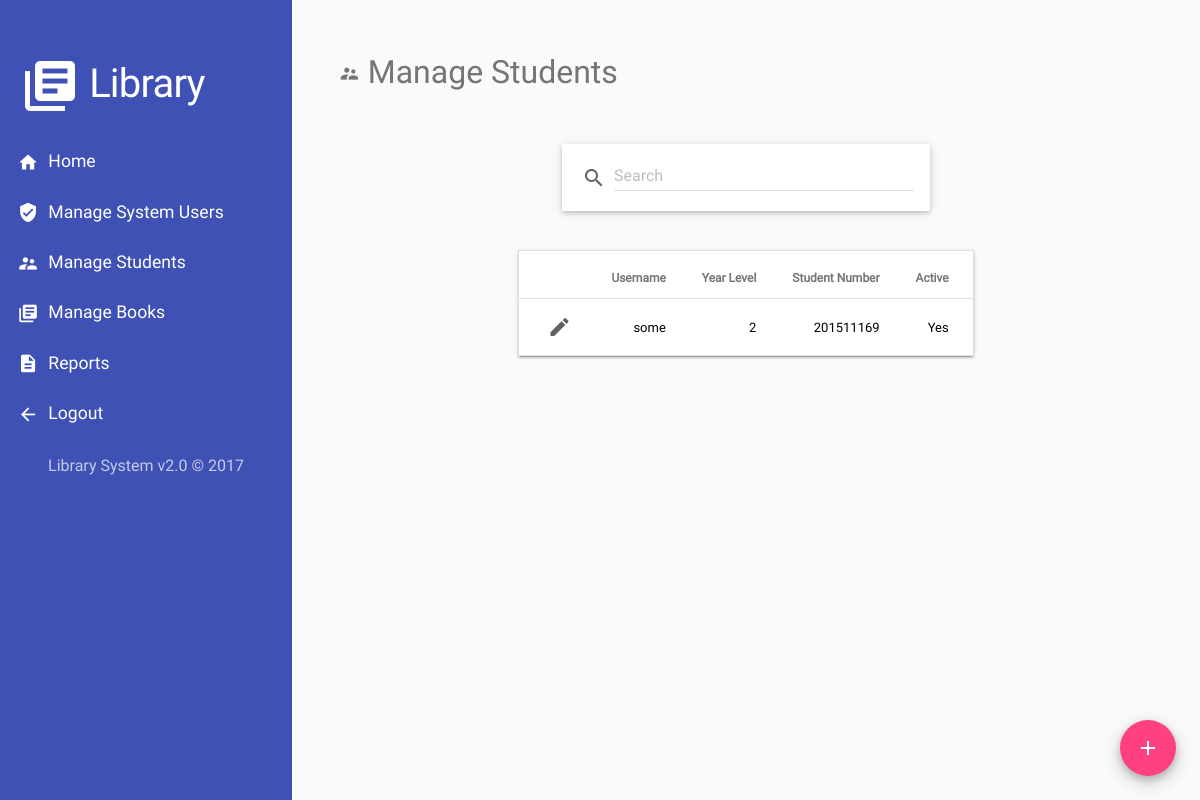
Page /admin-manage-users.php (signed in) on the earlier database version.
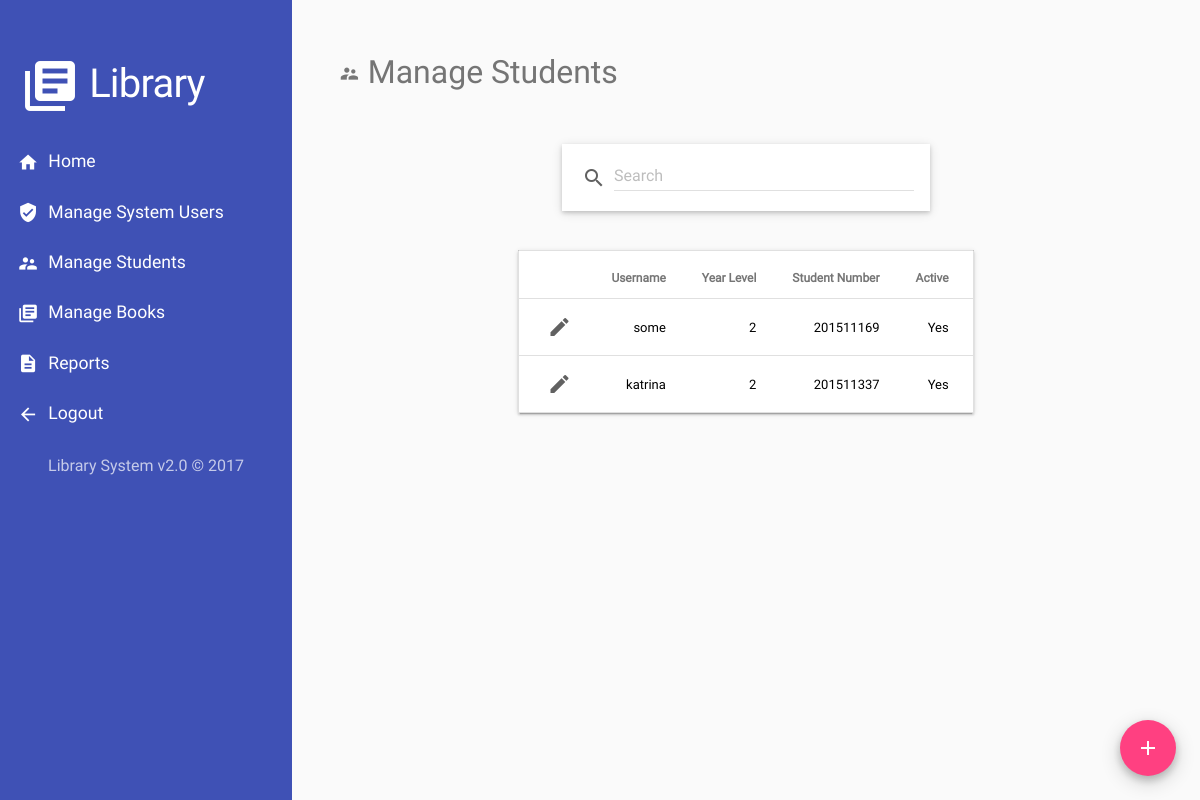
Same page on the later database version.
### tables this page shows
CREATE TABLE `users` (
  `id` int(11) NOT NULL,
  `username` varchar(128) NOT NULL,
  `password` varchar(255) NOT NULL,
  `year_level` int(2) DEFAULT NULL,
  `student_no` varchar(255) DEFAULT NULL,
  `type` enum('admin','normal') NOT NULL,
  `status` enum('0','1') NOT NULL
);

### admin-manage-users.php (the view, shortened to what this page needs)
<?php include_once('html/top.php'); ?>
<?php
  require_once('html/welcome-header.php');
?>
<?php
  require_once('html/nav.php');
?>
<div class="content">
<h2 class="t-secondary">
  <i class="material-icons small">supervisor_account</i>
  Manage Students
</h2>
<form action="<?php echo $_SERVER['PHP_SELF']; ?>" method="get">
</form>
<?php
  $condition = " AND 1 = 1";
?>
<?php
  $normal_query = "
    SELECT * FROM users
    WHERE type = 'normal'
    $condition
  ";
  $sql = mysqli_query($conn, $normal_query) or die(mysql_error());
?>
<form action="admin-action-user.php" method="post" class="form-fab">
  <button type="submit" name="add-user"
    class="mdl-button mdl-js-button mdl-button--fab mdl-js-ripple-effect mdl-button--colored my-card-2">
    <i class="material-icons fab">add</i>
  </button>
</form>
<div class="my-center">
<table class="mdl-data-table mdl-js-data-table mdl-shadow--2dp m-top-3">
  <tr>
    <th></th>
    <th>Username</th>
    <th>Year Level</th>
    <th>Student Number</th>
    <th>Active</th>
  </tr>
<?php
if (mysqli_num_rows($sql) > 0) {
  for ($i = 0; $row = mysqli_fetch_array($sql, MYSQLI_ASSOC); $i++) {
?>
  <tr>
    <td>
      <div>
        <form action="admin-action-user.php" method="post">
          <label class="mdl-icon-toggle mdl-js-icon-toggle mdl-js-ripple-effect" for="submit-icon-<?php echo $row['id']; ?>">
            <i class="mdl-icon-toggle__label material-icons">edit</i>
          </label>
        </form>
      </div>
    </td>
    <td>
      <div>
        <?=$row['username']?>
    </td>
    <td>
      <div>
        <?=$row['year_level']?>
    </td>
    <td>
      <div>
        <?=$row['student_no']?>
    </td>
    <td>
      <div>
        <?php echo $row['status'] == 1 ? "Yes": "No"; ?>
      </div>
    </td>
  </tr>
<?php
  }
}
?>
</table>
</div>
</div>
</body>
</html>

### html/top.php (shortened to what this page needs)
<!doctype html>
<html>
<head>
</head>
<body class="container-fluid">

### html/nav.php (shortened to what this page needs)
<div class="sidenav">
  <h1 class="t-white my-m-l-1 my-m-t-2 my-m-b-1">
    <i class="material-icons">library_books</i> Library
  </h1>
  <nav>
    <ul>
      <li>
        <a class="mdl-js-ripple-effect" href="./">
          <i class="material-icons small">home</i>
          Home
        </a>
      </li>
      <li>
        <a class="mdl-js-ripple-effect" href="admin-manage-admins.php">
          <i class="material-icons small">verified_user</i>
          Manage System Users
        </a>
      </li>
      <li>
        <a class="mdl-js-ripple-effect" href="admin-manage-users.php">
          <i class="material-icons small">supervisor_account</i>
          Manage Students
        </a>
      </li>
      <li>
        <a class="mdl-js-ripple-effect" href="admin-manage-books.php">
          <i class="material-icons small">library_books</i>
          Manage Books
        </a>
      </li>
      <li>
        <a class="mdl-js-ripple-effect" href="admin-reports.php">
          <i class="material-icons small">description</i>
          Reports
        </a>
      </li>
      <li>
        <a class="mdl-js-ripple-effect" href="php/logout-user.php">
          <i class="material-icons small">arrow_back</i>
          Logout
        </a>
      </li>
    </ul>
  </nav>
  <p class="t-primary-light my-fs my-m-x-1 my-m-t my-t-c">
    Library System v2.0 &copy; 2017
  </p>
</div>

Differences in the rows shown:
added users: username "katrina", year_level "2", student_no "201511337", status "Yes"
